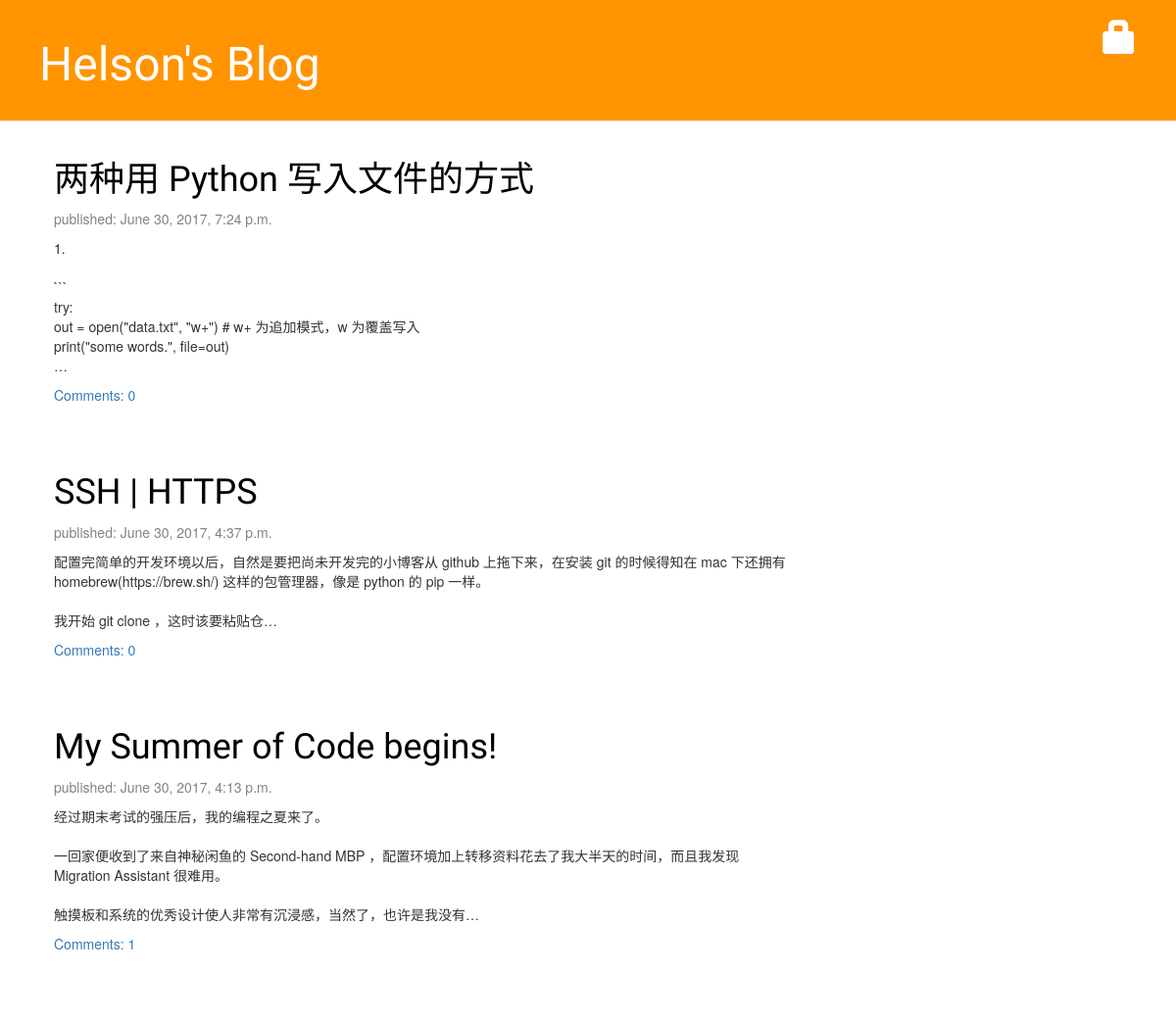
/, run on an earlier commit of the app's database.
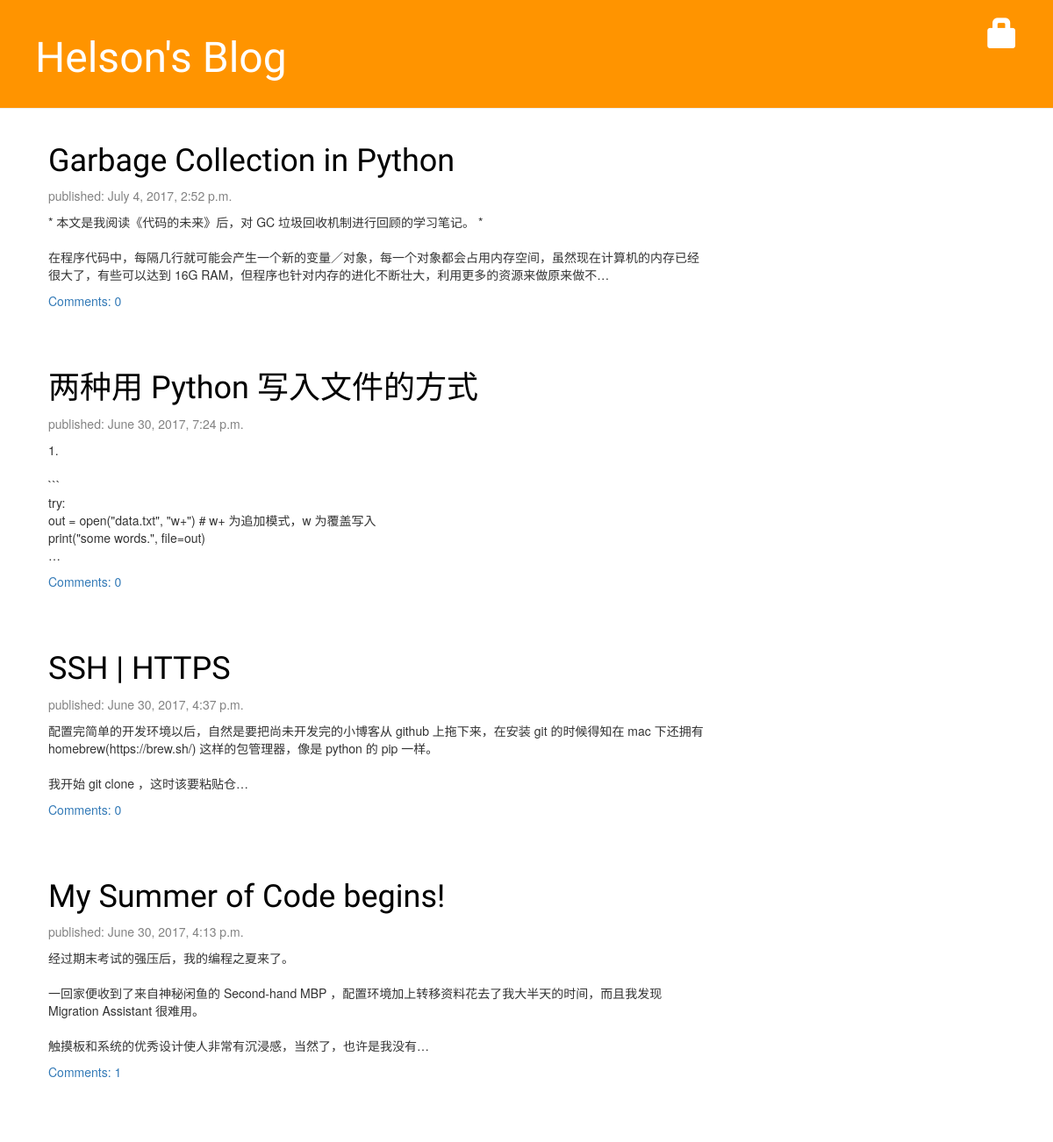
And on a later commit of the database.
### blog/models.py (models this page shows, shortened)
class Post(models.Model):
    author = models.ForeignKey('auth.User')
    title = models.CharField(max_length=200)
    text = models.TextField()
    created_date = models.DateTimeField(
            default=timezone.now)
    published_date = models.DateTimeField(
            blank=True, null=True)

### blog/views.py (the view)
# urls.py: url(r'^$', views.post_list, name='post_list'),
def post_list(request):
    posts = Post.objects.filter(published_date__lte=timezone.now()).order_by("-published_date")
    return render(request, 'blog/post_list.html', {'posts': posts})

### blog/templates/blog/post_list.html
{% extends 'blog/base.html' %}
{% block content %}
    {% for post in posts %}
        <div class="post">
            <h1><a href="{% url 'post_detail' pk=post.pk %}">{{ post.title }}</a></h1>
            <div class="date">
                <p>published: {{ post.published_date }}</p>
            </div>
            <p>{{ post.text|linebreaksbr|truncatechars:150 }}</p>
            <a href="{% url 'post_detail' pk=post.pk %}">Comments: {{ post.comments.count }}</a>
        </div>
    {% endfor %}
{% endblock %}

### blog/templates/blog/base.html (shortened to what this page needs)
{% load staticfiles %}
<html>
    <head>
        <link rel="stylesheet" href="//maxcdn.bootstrapcdn.com/bootstrap/3.2.0/css/bootstrap.min.css">
        <link rel="stylesheet" href="//maxcdn.bootstrapcdn.com/bootstrap/3.2.0/css/bootstrap-theme.min.css">
        <link rel="stylesheet" href="{% static 'css/mysite.css' %}">
    </head>
    <body>
        <div class="page-header">
            {% if user.is_authenticated %}
                <a href="{% url 'post_new' %}" class="top-menu"><span class="glyphicon glyphicon-plus"></span></a>
                <a href="{% url 'post_draft_list' %}" class="top-menu"><span class="glyphicon glyphicon-edit"></span></a>
                <p>Hello {{ user.username }} <small>(<a href="{% url 'logout' %}">Log out</a>)</small></p>
            {% else %}
            <a href="{% url 'login' %}" class="top-menu"><span class="glyphicon glyphicon-lock"></span></a>
            {% endif %}
            <h1><a href="/">Helson's Blog</a></h1>
        </div>
        <div class="content container">
            <div class="row">
                <div class="col-md-8">
                {% block content %}
                {% endblock %}
                </div>
            </div>
        </div>
    </body>
</html>

### blog/static/css/mysite.css (style rules this page uses)
.page-header { background-color: #ff9400; margin-top: 0; padding: 20px 20px 20px 40px; }
.page-header h1, .page-header h1 a, .page-header h1 a:visited, .page-header h1 a:active { color: #ffffff; font-size: 36pt; text-decoration: none; }
.content { margin-left: 40px; }
h1, h2, h3, h4 { font-family: 'Lobster', cursive; }
.date { color: #828282; }
.top-menu, .top-menu:hover, .top-menu:visited { color: #ffffff; float: right; font-size: 26pt; margin-right: 20px; }
.post { margin-bottom: 70px; }
.post h1 a, .post h1 a:visited { color: #000000; }

What changed in the data, as far as the page shows it:
added Post: title "Garbage Collection in Python", published_date "July 4, 2017, 2:52 p.m.", text "* 本文是我阅读《代码的未来》后，对 GC 垃圾回收机制进行回顾的学习笔记。 * 在程序代码中，每隔几行就可能会产生一个新的变量／对象，每一个对象都会占用内存空间，虽然现在计算机的内存已经很大了，有些可以达到 16G RAM，但程序也针对内存的进化不断壮大，利用更多的资源来做原来做不…", comments.count "0"
